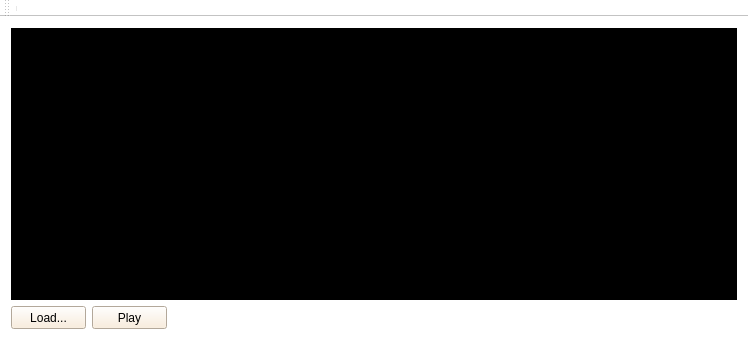
<?xml version="1.0" encoding="UTF-8"?>
<ui version="4.0">
 <class>user_interface</class>
 <widget class="QMainWindow" name="user_interface">
  <property name="geometry">
   <rect>
    <x>0</x>
    <y>0</y>
    <width>748</width>
    <height>362</height>
   </rect>
  </property>
  <property name="windowTitle">
   <string>user_interface</string>
  </property>
  <property name="styleSheet">
   <string notr="true">Background-color: #FFF;</string>
  </property>
  <widget class="QWidget" name="centralWidget">
   <layout class="QVBoxLayout" name="verticalLayout">
    <item>
     <layout class="QGridLayout" name="gridLayout">
      <item row="0" column="0">
       <widget class="QLabel" name="label">
        <property name="minimumSize">
         <size>
          <width>711</width>
          <height>231</height>
         </size>
        </property>
        <property name="styleSheet">
         <string notr="true">Background-color: #000; color:#FFF;</string>
        </property>
        <property name="text">
         <string/>
        </property>
       </widget>
      </item>
     </layout>
    </item>
    <item>
     <layout class="QHBoxLayout" name="horizontalLayout">
      <item>
       <widget class="QPushButton" name="loadButton">
        <property name="maximumSize">
         <size>
          <width>75</width>
          <height>23</height>
         </size>
        </property>
        <property name="styleSheet">
         <string notr="true">Background-color: #FAEBD7;</string>
        </property>
        <property name="text">
         <string>Load...</string>
        </property>
       </widget>
      </item>
      <item>
       <widget class="QPushButton" name="playButton">
        <property name="sizePolicy">
         <sizepolicy hsizetype="Fixed" vsizetype="Fixed">
          <horstretch>0</horstretch>
          <verstretch>0</verstretch>
         </sizepolicy>
        </property>
        <property name="maximumSize">
         <size>
          <width>75</width>
          <height>23</height>
         </size>
        </property>
        <property name="styleSheet">
         <string notr="true">Background-color: #FAEBD7;</string>
        </property>
        <property name="text">
         <string>Play</string>
        </property>
       </widget>
      </item>
      <item>
       <spacer name="horizontalSpacer">
        <property name="orientation">
         <enum>Qt::Horizontal</enum>
        </property>
        <property name="sizeHint" stdset="0">
         <size>
          <width>528</width>
          <height>20</height>
         </size>
        </property>
       </spacer>
      </item>
     </layout>
    </item>
   </layout>
   <zorder>label</zorder>
   <zorder>layoutWidget</zorder>
   <zorder>layoutWidget</zorder>
   <zorder>horizontalSpacer</zorder>
   <zorder>layoutWidget</zorder>
  </widget>
  <widget class="QToolBar" name="mainToolBar">
   <attribute name="toolBarArea">
    <enum>TopToolBarArea</enum>
   </attribute>
   <attribute name="toolBarBreak">
    <bool>false</bool>
   </attribute>
   <addaction name="separator"/>
  </widget>
  <widget class="QStatusBar" name="statusBar"/>
 </widget>
 <layoutdefault spacing="6" margin="11"/>
 <resources/>
 <connections/>
</ui>
